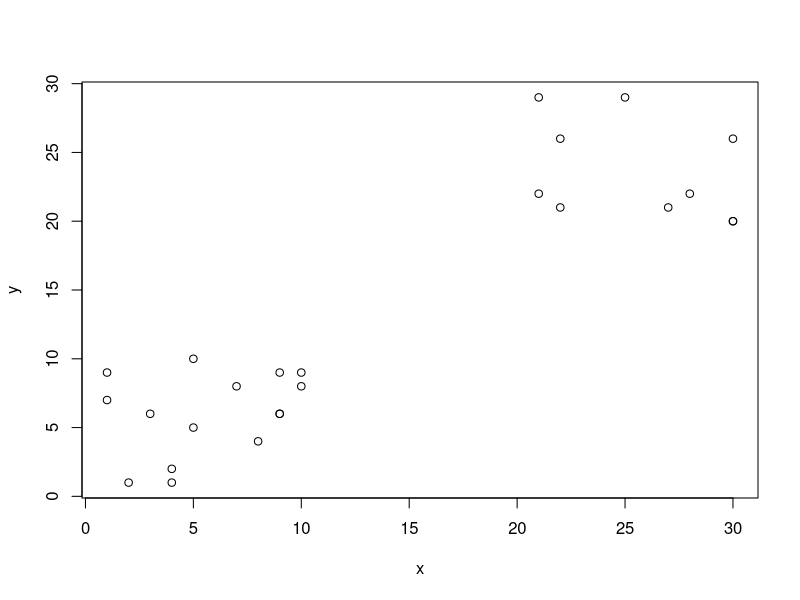
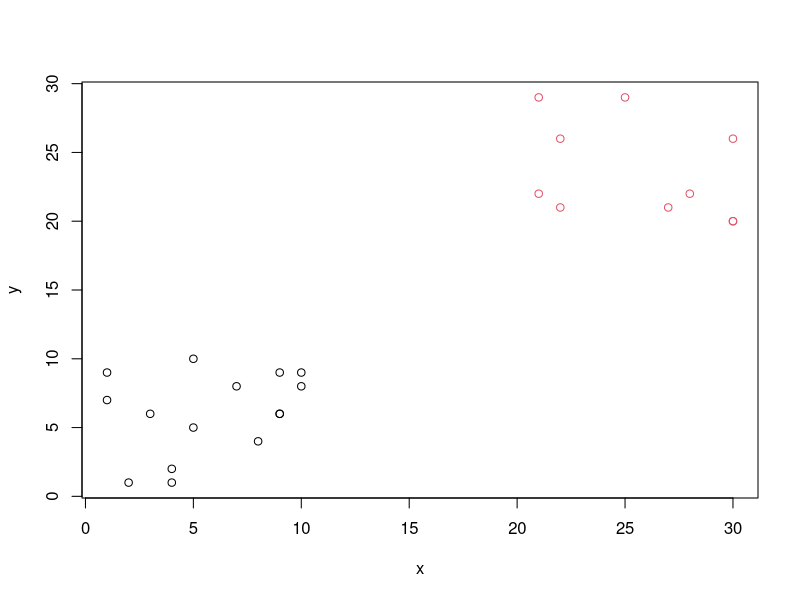

Write R code to recreate these figures, in order.
# DBSCAN

install.packages('fpc')
library(fpc)

# 데이터 생성
data<-data.frame(
  x=c(sample(1:10,15,replace=T),sample(20:30,10,replace=T)),
  y=c(sample(1:10,15,replace=T),sample(20:30,10,replace=T))
)

# 시각화
plot(data)

# 군집화 수행
dbscan_result<-dbscan(data,eps=5,MinPts = 3)

# 그룹화 결과 확인
plot(data,col=dbscan_result$cluster)
